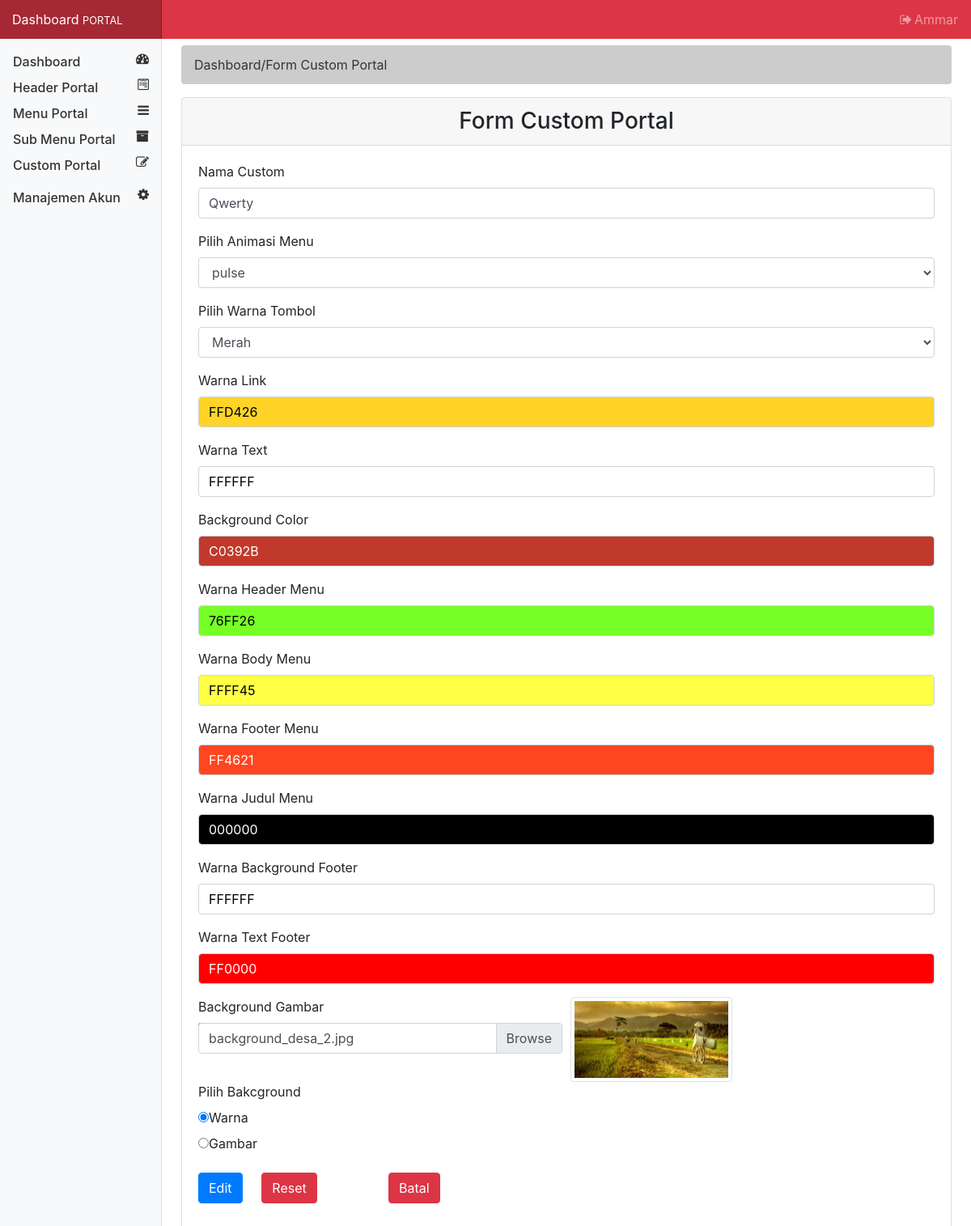
Screenshot of /p_admin/media.php?page=aedit&2wsxzaq1=qw&1qazxsw2=2 (signed in) with the database file from the repository.
### tables this page shows
CREATE TABLE `tb_costum` (
  `id` int(3) NOT NULL,
  `id_animasi` int(3) DEFAULT NULL,
  `id_button_color` int(3) DEFAULT NULL,
  `nm_custom` varchar(20) NOT NULL,
  `warna_link` varchar(20) DEFAULT NULL,
  `back_gambar` varchar(255) DEFAULT NULL,
  `back_color` varchar(20) DEFAULT NULL,
  `card_warna_header` varchar(20) DEFAULT NULL,
  `card_warna_footer` varchar(20) DEFAULT NULL,
  `card_warna_body` varchar(20) DEFAULT NULL,
  `text_color` varchar(20) NOT NULL,
  `card_text_color` varchar(20) NOT NULL,
  `b_footer` varchar(20) NOT NULL,
  `t_footer` varchar(20) NOT NULL,
  `s_back` enum('warna','gambar') NOT NULL
);

### config/Database.php (called while the page is built, shortened)
<?php
class Database {
	protected $conn;
	public function __construct($username = "root", $password = "", $host = "localhost", $dbname = "porta_desa") {
		try {
			$this->conn = new PDO("mysql:host={$host};dbname={$dbname};charset=utf8", $username, $password);
			$this->conn->setAttribute(PDO::ATTR_ERRMODE, PDO::ERRMODE_EXCEPTION);
			$this->conn->setAttribute(PDO::ATTR_DEFAULT_FETCH_MODE, PDO::FETCH_ASSOC);
		} catch (PDOException $e) {
			throw new Exception($e->getMessage());
		}
	}
	public function select($query, $params = []) {
		try {
			$stmt = $this->conn->prepare($query);
			$stmt->execute($params);
			return $stmt->fetch();
		} catch (PDOException $e) {
			throw new Exception($e->getMessage());
		}
	}
	public function selectall($query, $params = []) {
		try {
			$stmt = $this->conn->prepare($query);
			$stmt->execute($params);
			return $stmt->fetchAll();
		} catch (PDOException $e) {
			throw new Exception($e->getMessage());
		}
	}
}
?>

### p_admin/cek_login.php (called while the page is built, shortened)
<?php
$uid = $_SESSION['uid'];
$siki = $db->select('SELECT * FROM tb_admin where id=?', [$uid]);
$nama = $siki['nama'];
?>

### p_admin/switch.php (called while the page is built, shortened)
<?php
$page = isset($_GET['page']) ? $_GET['page'] : null;
switch ($page) {
	case 'aedit':
	include 'modul/mod_edit/aksi_edit.php';
	break;
}
?>

### p_admin/modul/mod_edit/aksi_edit.php (the view, shortened to what this page needs)
<?php
if (isset($_GET['2wsxzaq1'])) {
	$aksi = $_GET['2wsxzaq1'];
} else {
	$aksi = "";
}
if (isset($_GET['1qazxsw2'])) {
	$id = $_GET['1qazxsw2'];
} else {
	$id = "";
}
if ($aksi) {
	if ($aksi == "qw" && !empty($id)) {
		$row = $db->select("select * from tb_costum where id=?", [$id]);
		$btn = "Edit";
		$id_animasi = $row['id_animasi'];
		$btn_color = $row['id_button_color'];
		$nm_custom = $row['nm_custom'];
		$b_gambar = $row['back_gambar'];
		$b_color = $row['back_color'];
		$l_color = $row['warna_link'];
		$ch_warna = $row['card_warna_header'];
		$cb_warna = $row['card_warna_body'];
		$cf_warna = $row['card_warna_footer'];
		$ct_warna = $row['card_text_color'];
		$b_footer = $row['b_footer'];
		$t_footer = $row['t_footer'];
		$s_back = $row['s_back'];
	} else if ($aksi == "qa" && !empty($id)) {
		$hasil = $db->select("SELECT * FROM tb_header where id_custom=?", [$id]);
		$id_custom = $hasil['id_custom'];
		if ($id_custom == $id) {
			echo "<script>alert('Data Custom sedang dipakai tidak boleh dihapus!')</script>";
			$db->Close();
			echo "<meta http-equiv='refresh' content='0; url=?page=edit'>";
		} else {
			$result = $db->cud("delete from tb_costum where id=?", [$id]);
			if ($result) {
				echo "<script>alert('Sukses menghapus Data')</script>";
				$db->Close();
				echo "<meta http-equiv='refresh' content='0; url=?page=edit'>";
			} else {
				echo "<script>alert('Gagal menghapus Data')</script>";
				$db->Close();
				echo "<meta http-equiv='refresh' content='0; url=?page=edit'>";
			}
		}
	}
}
?>
<section id="breadcrumb">
	<ol class="breadcrumb">
		<li class="active">Dashboard/Form Custom Portal</li>
	</ol>
</section>
<div class="card">
	<h3 class="card-header text-center">Form Custom Portal</h3>
	<div class="card-body">
		<form class="" action="#" method="post" enctype="multipart/form-data">
			<div class="form-group">
				<label for="nama">Nama Custom</label> </br>
				<input type="text" name="nm_custom" required="true" id="nm_custom" class="form-control" placeholder="Ex: Tampilan versi 1.." value="<?php echo $nm_custom ?>" >
			</div>
			<div class="form-group">
				<label for="">Pilih Animasi Menu</label>
				<select class="form-control" name="id_animasi" required="true">
					<?php
					$a = $db->selectall("SELECT * from tb_animasi ");
					foreach ($a as $row) {
						if ($row['id'] == $id_animasi) {
							$select = "selected";
						} else {
							$select = "";
						}?>
						<option value='<?=$row['id']?>' <?=$select?> ><?=$row['nama']?></option>";
						<?php }
						?>
					</select>
				</div>
				<div class="form-group">
					<label for="">Pilih  Warna Tombol</label>
					<select class="form-control" name="id_button_color" required="true">
						<?php
						$a = $db->selectall("SELECT * from tb_button_color ");
						foreach ($a as $row) {
							if ($row['id'] == $btn_color) {
								$select = "selected";
							} else {
								$select = "";
							}?>
							<option value='<?=$row['id']?>' <?=$select?> ><?=$row['nama']?></option>";
							<?php }
							?>
						</select>
					</div>
					<div class="form-group">
						<label for="nama">Warna Link</label> </br>
						<input class="jscolor form-control" name="warna_link" required="true"  value="<?php echo $l_color ?>">
					</div>
					<div class="form-group">
						<label for="nama">Warna Text</label> </br>
						<input class="jscolor form-control" placeholder="warna tex.." name="text_color" required="true" value="<?php$echo $t_color ?>">
					</div>
					<div class="form-group">
						<label for="nama">Background Color</label> </br>
						<input class="jscolor form-control" placeholder="warna tex.." name="back_color" value="<?php echo $b_color ?>">
					</div>
					<div class="form-group">
						<label for="nama">Warna Header Menu</label> </br>
						<input class="jscolor form-control" placeholder="warna tex.." name="card_warna_header" required="true" value="<?php echo $ch_warna ?>">
					</div>
					<div class="form-group">
						<label for="nama">Warna Body Menu</label> </br>
						<input class="jscolor form-control" placeholder="warna tex.." name="card_warna_body" required="true" value="<?php echo $cb_warna ?>">
					</div>
					<div class="form-group">
						<label for="nama">Warna Footer Menu</label> </br>
						<input class="jscolor form-control" placeholder="warna tex.." name="card_warna_footer" required="true" value="<?php echo $cf_warna ?>">
					</div>
					<div class="form-group">
						<label for="nama">Warna Judul Menu</label> </br>
						<input class="jscolor form-control" placeholder="warna tex.." name="card_text_color" required="true" value="<?php echo $ct_warna ?>">
					</div>
					<div class="form-group">
						<label for="nama">Warna Background Footer</label> </br>
						<input class="jscolor form-control" placeholder="warna tex.." name="b_footer" required="true" value="<?php echo $b_footer ?>">
					</div>
					<div class="form-group">
						<label for="nama">Warna Text Footer</label> </br>
						<input class="jscolor form-control" placeholder="warna tex.." name="t_footer" required="true" value="<?php echo $t_footer ?>">
					</div>
					<div class="form-row">
						<div class="col">
							<label for="">Background Gambar</label>
							<div class="custom-file">
								<label for="imgInp" class="custom-file-label"><?php echo $b_gambar; ?></label>
							</div>
						</div>
						<div class="col">
							<?php $tmp = "../assets/foto_background/"?>
							<img id="picture" alt="Gambar Anda" class="img-thumbnail" width="200px" height="200" src="<?php echo $tmp . $b_gambar ?>" >
						</div>
					</div>
					<div class="form-group">
						<label>Pilih Bakcground</label>
						<div class="radio">
							<label>
								<input type="radio" name="s_back" id="pil" value="warna" <?php echo $s_back == "warna" ? "checked" : " " ?>>Warna
							</label>
						</div>
						<div class="radio">
							<label>
								<input type="radio" name="s_back" id="pil" value="gambar" <?php echo $s_back == "gambar" ? "checked" : " " ?>>Gambar
							</label>
						</div>
					</div>
					<div class="form-group row">
						<div class="col-md-1">
							<button type="submit" name="kirim" class="btn btn-primary"><?php echo "$btn" ?></button>
						</div>
						<div class="col-md-2">
							<button type="reset" name="reset" class="btn btn-danger">Reset</button>
						</div>
						<div class="col-md-3">
							<a href="?page=edit"><button type="button" name="kembali" class="btn btn-danger">Batal</button></a>
						</div>
					</div>
				</form>
			</div>
		</div>

### p_admin/head.php (shortened to what this page needs)
<header>
	<nav class="navbar navbar-dark fixed-top bg-danger flex-md-nowrap p-0">
		<a class="navbar-brand col-sm-3 col-md-2 mr-0" href="#">Dashboard <small>PORTAL</small></a>
		<ul class="navbar-nav px-3">
			<li class="nav-item text-nowrap">
				<a class="nav-link" href="logout.php"><i class="fa fa-sign-out fa-fw"></i><?php echo $nama ?></a>
			</li>
		</ul>
	</nav>
</header>

### assets/css/style.css (style rules this page uses)
.breadcrumb { background: #cccccc; color: #333333; }
.navbar-brand { padding-top: .75rem; padding-bottom: .75rem; font-size: 1rem; background-color: rgba(0, 0, 0, .25); box-shadow: inset -1px 0 0 rgba(0, 0, 0, .25); }

### rows the page displays
tb_costum: nm_custom "Qwerty", warna_link "FFD426", back_color "C0392B", card_warna_header "76FF26", card_warna_body "FFFF45", card_warna_footer "FF4621", card_text_color "000000", b_footer "FFFFFF", t_footer "FF0000", back_gambar "background_desa_2.jpg", back_gambar (picture), s_back "☑ Warna", s_back "☐ Gambar"

### other values shown
$nama "Ammar"
$btn "Edit"
form field id_animasi "pulse"
form field id_button_color "Merah"
